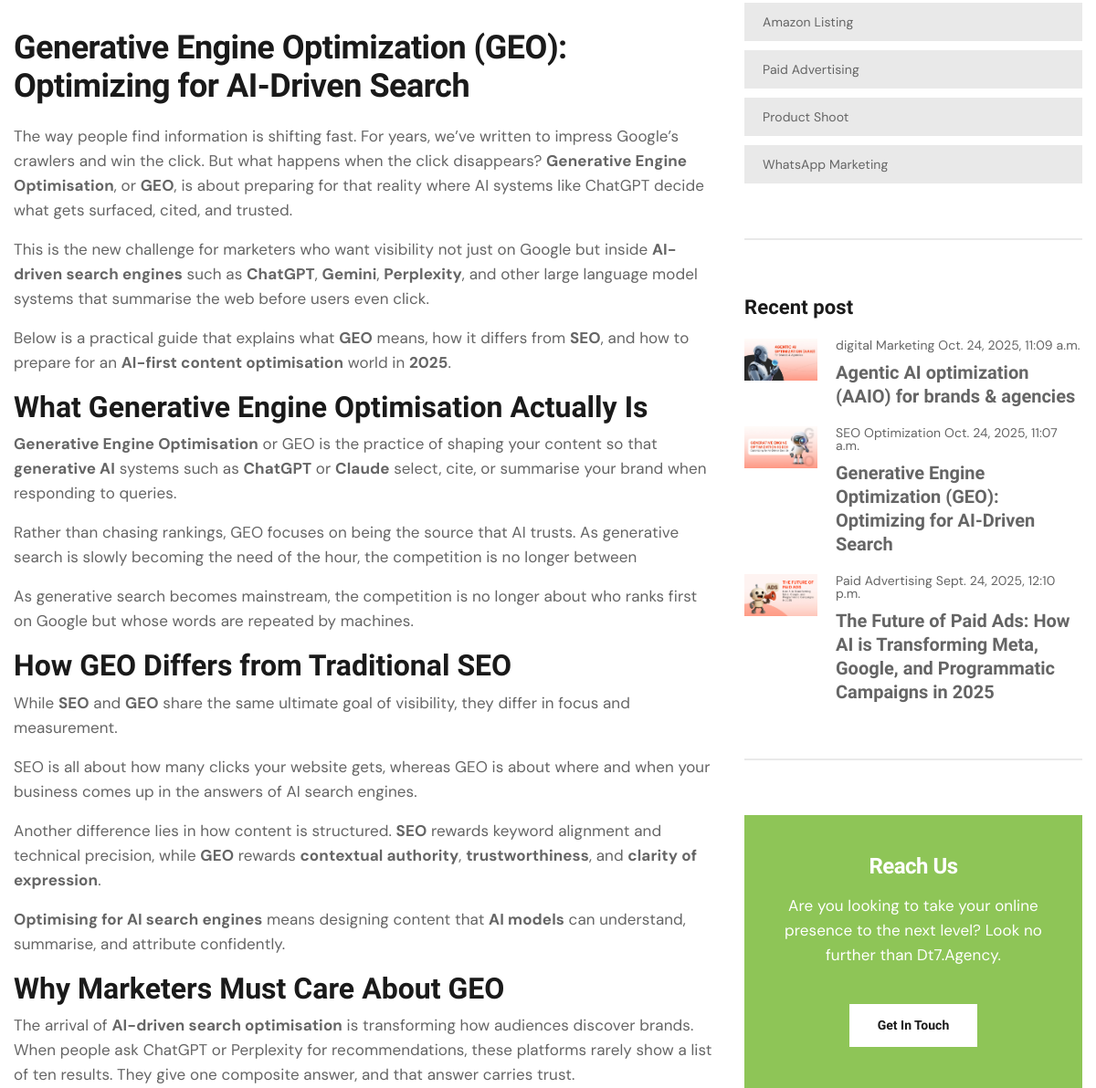
Before: /blog/generative-engine-optimisation-ai-driven-search (middle part) with the older database file.
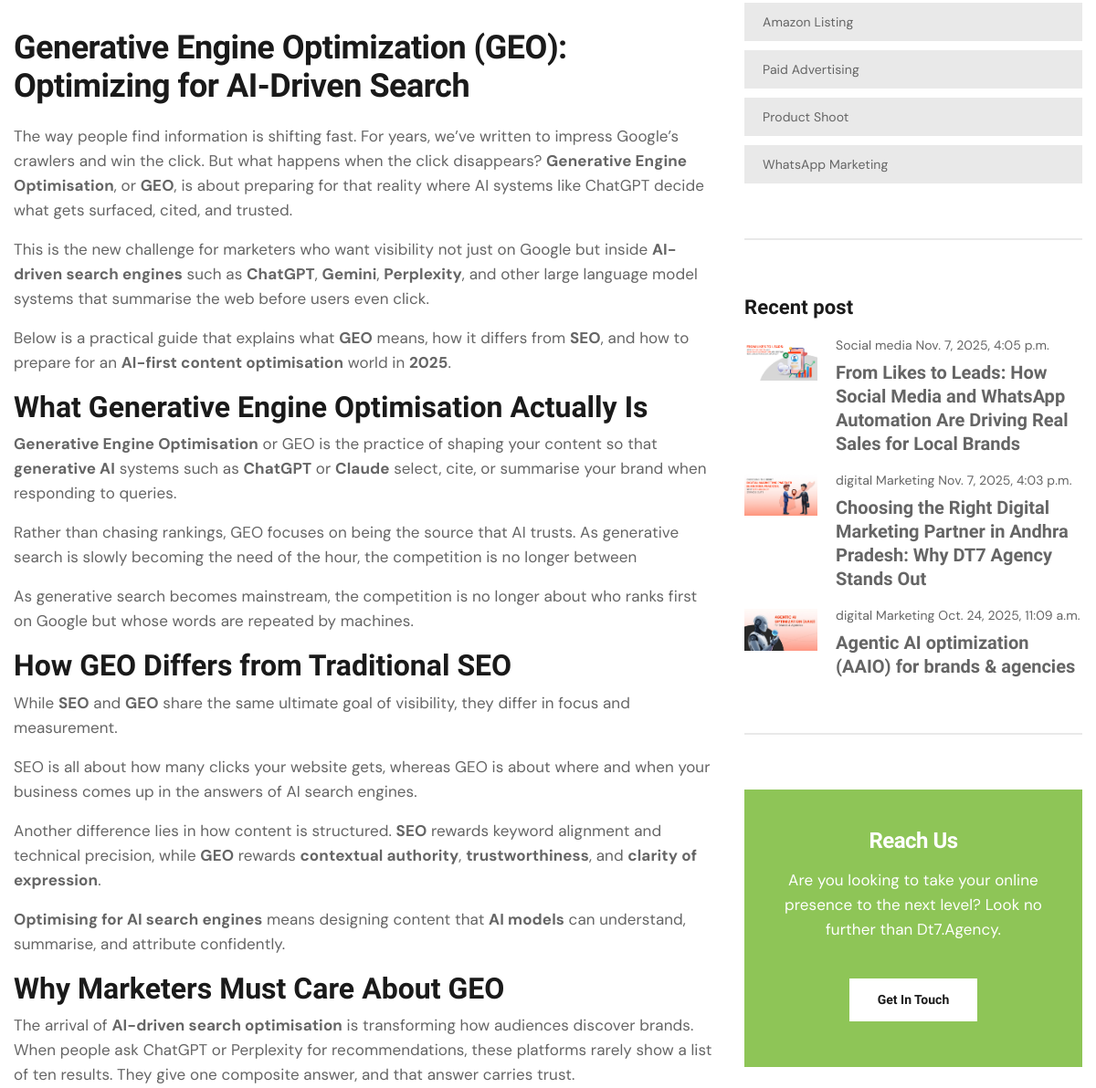
After: the same page with the newer database file.
### DT7App/models.py (models this page shows, shortened)
class Category(models.Model):
        Name = models.CharField(max_length=30,default="heading")
        Created = models.DateTimeField(default=datetime.now)
        def __str__(self):
            return self.Name
        class Meta:
            verbose_name ='Category'
            verbose_name_plural = 'Categories'

class BlogPost(models.Model):
    Id = models.AutoField(primary_key=True)
    Category = models.ForeignKey(Category,on_delete=models.CASCADE,related_name='categories')
    Title =  models.CharField(max_length=225,default="title")
    Image1 = models.ImageField(upload_to='uploads/')
    Body = RichTextField(blank=True,null=True)
    Sluglink = models.CharField(max_length=200 ,blank=True,null=True)
    Tags = models.CharField(max_length=100 )
    CreatedName =  models.CharField(max_length=100)
    Create_at = models.DateTimeField(default=datetime.now)
    status = models.IntegerField(choices=STATUS, default=0)
    MetaTitle = models.CharField(max_length=255, blank=True,default="", null=True)
    MetaDescription = models.CharField(max_length=255, blank=True,default="", null=True)
    MetaKeywords = models.CharField(max_length=255, blank=True,default="", null=True)
    class Meta:
        ordering = ['-Create_at']

### DT7App/views.py (the view)
# urls.py: path('blog/<str:slug>', Blogdetails , name='blog'),
def Blogdetails(request,slug):
    blog_list = BlogPost.objects.filter().order_by('-Id')[:3]
    selectpost = BlogPost.objects.get(Sluglink=slug)
    totalcategories = Category.objects.all()
    all_posts = BlogPost.objects.order_by('Id')
    faqs = selectpost.faqs.all()  # Get related FAQs
    selected_index = None
    for i, post in enumerate(all_posts):
        if post == selectpost:
            selected_index = i
            break
    previous_post = None
    next_post = None
    if selected_index is not None:
        if selected_index > 0:
            previous_post = all_posts[selected_index - 1]
        else:
            previous_post = all_posts.last()
        if selected_index < len(all_posts) - 1:
            next_post = all_posts[selected_index + 1]
        else:
            next_post = all_posts.first()
    context =  {'selectpost':selectpost,'totalcategories':totalcategories,'blog_list':blog_list, 'meta_title': selectpost.MetaTitle,
        'meta_description': selectpost.MetaDescription,
        'meta_tags': selectpost.MetaKeywords,'previous_post': previous_post,'canonical_url':selectpost.Sluglink,
        'next_post': next_post,'navbar':'Blog', 'faqs': faqs}
    print(selectpost.MetaKeywords)
    return render(request, 'uifiles/blogdetails.html',context)

### DT7App/context_processors.py (called while the page is built)
def get_client_ip(request):
    x_forwarded_for = request.META.get('HTTP_X_FORWARDED_FOR')
    if x_forwarded_for:
        ip = x_forwarded_for.split(',')[0]
    else:
        ip = request.META.get('REMOTE_ADDR')
    return ip

def get_geolocation(ip):
    url = f'http://ip-api.com/json/{ip}'
    response = requests.get(url)
    if response.status_code == 200:
        data = response.json()
        city = data.get('city')  # Use .get() to handle missing keys
        if city:
            return city
        else:
            return "City not found"  # Default message if 'city' is missing
    else:
        return f"Error: {response.status_code}"

def location_data(request):
    user_ip = get_client_ip(request)
    location_data = get_geolocation(user_ip)
    city = 'guntur'
    if location_data:
        city = location_data
    return {
        'city': city
    }

### templates/uifiles/blogdetails.html (shortened to what this page needs)
{% extends 'uifiles/blogbase.html' %}
{% load static %}
{% block content %}
        <section class="blog-details-page">
            <div class="container">
                <div class="row">
                    {% if selectpost %}
                    <div class="col-xl-8 col-lg-7">
                        <div class="blog-details-page__content">
                            <div class="blog-details-page__post wow animated fadeInUp" data-wow-delay="0.1s" data-wow-duration="1500ms">
                                <div class="blog-details-page__post-content">
                                    <h1 class="blog-details-page__post-title">{{selectpost.Title}}</h1>
                                    <p class="blog-details-page__post-desc"> {{selectpost.Body|safe}}</p>
                                </div>
                            </div>
                        </div>
                    </div>
                    {% endif %}
                    <div class="col-xl-4 col-lg-5">
                        <div class="page-sidebar">
                            <div class="page-sidebar__category page-sidebar__single wow animated fadeInLeft" data-wow-delay="0.1s" data-wow-duration="1500ms">
                                <ul class="page-sidebar__category-list">
                                    {% for category in totalcategories %}
                                    <li class="page-sidebar__category-item">
                                        <a href="#" class="page-sidebar__category-link"><span>{{ category.Name }}</span> </a>
                                    </li>
                                    {% endfor %}
                                </ul>
                            </div>
                            <div class="page-sidebar__line page-sidebar__single"></div>
                            <div class="page-sidebar__post page-sidebar__single wow animated fadeInLeft" data-wow-delay="0.1s" data-wow-duration="1500ms">
                                <h3 class="page-sidebar__post-title page-sidebar__title">Recent post</h3>
                                {% for blogitem in blog_list %}
                                <div class="page-sidebar__post-box">
                                    <a href="/blog/{{blogitem.Sluglink}}" class="page-sidebar__post-img-box">
                                        <img src="/media/{{blogitem.Image1}}" alt="post" class="page-sidebar__post-img">
                                    </a>
                                    <div class="page-sidebar__post-content">
                                        <p class="page-sidebar__post-date"><span>{{blogitem.Category}}</span> <span>{{blogitem.Create_at}}</span></p>
                                        <a href="/blog/{{blogitem.Sluglink}}" class="page-sidebar__post-title-link">{{blogitem.Title}}</a>
                                    </div>
                                </div>
                                {% endfor %}
                            </div>
                            <div class="page-sidebar__line page-sidebar__single"></div>
                            <div class="page-sidebar__offer page-sidebar__single wow animated fadeInLeft" data-wow-delay="0.1s" data-wow-duration="1500ms">
                                <h3 class="page-sidebar__offer-title">Reach Us</h3>
                                <p class="page-sidebar__offer-desc">Are you looking to take your online presence to the next level? Look no further than Dt7.Agency.</p>
                                <a href="/contact/" class="page-sidebar__offer-btn digihub-btn digihub-btn--primary"  data-bs-toggle="modal" data-bs-target="#exampleModal">Get In Touch </a>
                            </div>
                        </div>
                    </div>
                </div>
            </div>
        </section>
{% endblock %}

Changed rows visible on the page:
no longer on one of the page's lists (row unchanged): BlogPost: Category "SEO Optimization", Create_at "Oct. 24, 2025, 11:07 a.m.", Title "Generative Engine Optimization (GEO): Optimizing for AI‑Driven Search"
no longer on this page (row unchanged): BlogPost: Image1 (picture), Category "Paid Advertising", Create_at "Sept. 24, 2025, 12:10 p.m.", Title "The Future of Paid Ads: How AI is Transforming Meta, Google, and Programmatic Campaigns in 2025"
added BlogPost: Image1 (picture), Category "Social media", Create_at "Nov. 7, 2025, 4:05 p.m.", Title "From Likes to Leads: How Social Media and WhatsApp Automation Are Driving Real Sales for Local Brands"
added BlogPost: Image1 (picture), Category "digital Marketing", Create_at "Nov. 7, 2025, 4:03 p.m.", Title "Choosing the Right Digital Marketing Partner in Andhra Pradesh: Why DT7 Agency Stands Out"
